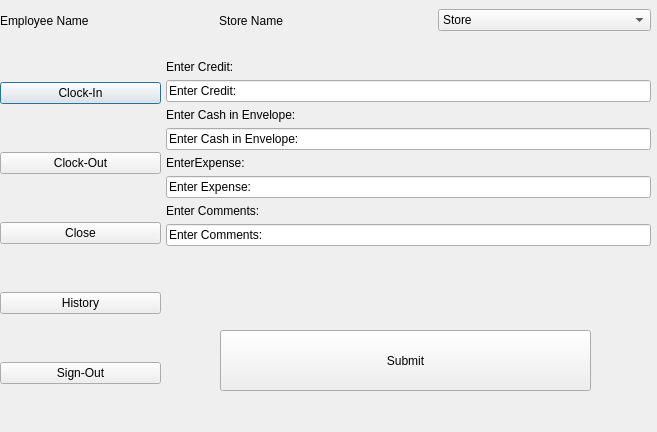
<?xml version="1.0" encoding="UTF-8"?>
<ui version="4.0">
 <class>Dialog</class>
 <widget class="QDialog" name="Dialog">
  <property name="geometry">
   <rect>
    <x>0</x>
    <y>0</y>
    <width>657</width>
    <height>432</height>
   </rect>
  </property>
  <property name="windowTitle">
   <string>Dialog</string>
  </property>
  <widget class="QWidget" name="horizontalLayoutWidget">
   <property name="geometry">
    <rect>
     <x>0</x>
     <y>0</y>
     <width>651</width>
     <height>41</height>
    </rect>
   </property>
   <layout class="QHBoxLayout" name="horizontalLayout">
    <item>
     <widget class="QLabel" name="label_2">
      <property name="text">
       <string>Employee Name</string>
      </property>
     </widget>
    </item>
    <item>
     <widget class="QLabel" name="label">
      <property name="text">
       <string>Store Name</string>
      </property>
     </widget>
    </item>
    <item>
     <widget class="QComboBox" name="comboBox">
      <item>
       <property name="text">
        <string>Store</string>
       </property>
      </item>
     </widget>
    </item>
   </layout>
  </widget>
  <widget class="QWidget" name="verticalLayoutWidget">
   <property name="geometry">
    <rect>
     <x>0</x>
     <y>40</y>
     <width>161</width>
     <height>391</height>
    </rect>
   </property>
   <layout class="QVBoxLayout" name="verticalLayout">
    <item>
     <widget class="QPushButton" name="clockInViewBtn">
      <property name="text">
       <string>Clock-In</string>
      </property>
     </widget>
    </item>
    <item>
     <widget class="QPushButton" name="clockOutViewBtn">
      <property name="text">
       <string>Clock-Out</string>
      </property>
     </widget>
    </item>
    <item>
     <widget class="QPushButton" name="closeViewBtn">
      <property name="text">
       <string>Close</string>
      </property>
     </widget>
    </item>
    <item>
     <widget class="QPushButton" name="historyViewBtn">
      <property name="text">
       <string>History</string>
      </property>
     </widget>
    </item>
    <item>
     <widget class="QPushButton" name="signOutBtn">
      <property name="text">
       <string>Sign-Out</string>
      </property>
     </widget>
    </item>
   </layout>
  </widget>
  <widget class="QStackedWidget" name="stackedWidget">
   <property name="geometry">
    <rect>
     <x>160</x>
     <y>40</y>
     <width>491</width>
     <height>381</height>
    </rect>
   </property>
   <property name="currentIndex">
    <number>2</number>
   </property>
   <widget class="QWidget" name="btnClockIn">
    <widget class="QPushButton" name="clockInBtn">
     <property name="geometry">
      <rect>
       <x>60</x>
       <y>200</y>
       <width>371</width>
       <height>61</height>
      </rect>
     </property>
     <property name="text">
      <string>Clock-In</string>
     </property>
    </widget>
    <widget class="QWidget" name="gridLayoutWidget_2">
     <property name="geometry">
      <rect>
       <x>60</x>
       <y>20</y>
       <width>375</width>
       <height>161</height>
      </rect>
     </property>
     <layout class="QGridLayout" name="gridLayout_2">
      <item row="2" column="0">
       <widget class="QLineEdit" name="RegInBalanceInput">
        <property name="layoutDirection">
         <enum>Qt::LayoutDirection::LeftToRight</enum>
        </property>
        <property name="text">
         <string>Reg-In Balance</string>
        </property>
        <property name="alignment">
         <set>Qt::AlignmentFlag::AlignCenter</set>
        </property>
       </widget>
      </item>
      <item row="1" column="0">
       <widget class="QLabel" name="label_11">
        <property name="font">
         <font>
          <family>Futura</family>
          <pointsize>18</pointsize>
          <bold>true</bold>
         </font>
        </property>
        <property name="layoutDirection">
         <enum>Qt::LayoutDirection::LeftToRight</enum>
        </property>
        <property name="text">
         <string>Enter Reg-Out Balance:</string>
        </property>
        <property name="alignment">
         <set>Qt::AlignmentFlag::AlignCenter</set>
        </property>
       </widget>
      </item>
     </layout>
    </widget>
   </widget>
   <widget class="QWidget" name="btnClockOut">
    <widget class="QPushButton" name="ClockOutBtn">
     <property name="geometry">
      <rect>
       <x>50</x>
       <y>220</y>
       <width>371</width>
       <height>61</height>
      </rect>
     </property>
     <property name="text">
      <string>Clock-Out</string>
     </property>
    </widget>
    <widget class="QWidget" name="gridLayoutWidget">
     <property name="geometry">
      <rect>
       <x>50</x>
       <y>20</y>
       <width>375</width>
       <height>161</height>
      </rect>
     </property>
     <layout class="QGridLayout" name="gridLayout">
      <item row="2" column="0">
       <widget class="QLineEdit" name="RegOutBalanceInput">
        <property name="layoutDirection">
         <enum>Qt::LayoutDirection::LeftToRight</enum>
        </property>
        <property name="text">
         <string>Reg-Out Balance</string>
        </property>
        <property name="alignment">
         <set>Qt::AlignmentFlag::AlignCenter</set>
        </property>
       </widget>
      </item>
      <item row="1" column="0">
       <widget class="QLabel" name="label_6">
        <property name="font">
         <font>
          <family>Futura</family>
          <pointsize>18</pointsize>
          <bold>true</bold>
         </font>
        </property>
        <property name="layoutDirection">
         <enum>Qt::LayoutDirection::LeftToRight</enum>
        </property>
        <property name="text">
         <string>Enter Reg-Out Balance:</string>
        </property>
        <property name="alignment">
         <set>Qt::AlignmentFlag::AlignCenter</set>
        </property>
       </widget>
      </item>
     </layout>
    </widget>
   </widget>
   <widget class="QWidget" name="btnClose">
    <widget class="QWidget" name="formLayoutWidget">
     <property name="geometry">
      <rect>
       <x>0</x>
       <y>20</y>
       <width>491</width>
       <height>261</height>
      </rect>
     </property>
     <layout class="QFormLayout" name="formLayout">
      <item row="0" column="1">
       <widget class="QLabel" name="label_7">
        <property name="text">
         <string>Enter Credit:</string>
        </property>
       </widget>
      </item>
      <item row="1" column="1">
       <widget class="QLineEdit" name="closeCreditInput">
        <property name="text">
         <string>Enter Credit:</string>
        </property>
       </widget>
      </item>
      <item row="2" column="1">
       <widget class="QLabel" name="label_9">
        <property name="text">
         <string>Enter Cash in Envelope:</string>
        </property>
       </widget>
      </item>
      <item row="3" column="1">
       <widget class="QLineEdit" name="closeCashInEnvInput">
        <property name="text">
         <string>Enter Cash in Envelope:</string>
        </property>
       </widget>
      </item>
      <item row="4" column="1">
       <widget class="QLabel" name="label_10">
        <property name="text">
         <string>EnterExpense:</string>
        </property>
       </widget>
      </item>
      <item row="5" column="1">
       <widget class="QLineEdit" name="closeExpenseInput">
        <property name="text">
         <string>Enter Expense:</string>
        </property>
       </widget>
      </item>
      <item row="6" column="1">
       <widget class="QLabel" name="label_8">
        <property name="cursor">
         <cursorShape>ArrowCursor</cursorShape>
        </property>
        <property name="text">
         <string>Enter Comments:</string>
        </property>
        <property name="alignment">
         <set>Qt::AlignmentFlag::AlignLeading|Qt::AlignmentFlag::AlignLeft|Qt::AlignmentFlag::AlignVCenter</set>
        </property>
       </widget>
      </item>
      <item row="7" column="1">
       <widget class="QLineEdit" name="CloseCommentsInput">
        <property name="text">
         <string>Enter Comments:</string>
        </property>
       </widget>
      </item>
     </layout>
    </widget>
    <widget class="QPushButton" name="closeSubmitBtn">
     <property name="geometry">
      <rect>
       <x>60</x>
       <y>290</y>
       <width>371</width>
       <height>61</height>
      </rect>
     </property>
     <property name="text">
      <string>Submit</string>
     </property>
    </widget>
   </widget>
   <widget class="QWidget" name="btnHistory">
    <widget class="QTableWidget" name="tableWidget">
     <property name="geometry">
      <rect>
       <x>0</x>
       <y>20</y>
       <width>511</width>
       <height>371</height>
      </rect>
     </property>
     <property name="font">
      <font>
       <pointsize>16</pointsize>
       <bold>true</bold>
      </font>
     </property>
     <property name="alternatingRowColors">
      <bool>true</bool>
     </property>
     <column>
      <property name="text">
       <string>First Name</string>
      </property>
     </column>
     <column>
      <property name="text">
       <string>Last Name</string>
      </property>
     </column>
     <column>
      <property name="text">
       <string>Clock In</string>
      </property>
     </column>
     <column>
      <property name="text">
       <string>Reg In</string>
      </property>
     </column>
     <column>
      <property name="text">
       <string>Store</string>
      </property>
     </column>
    </widget>
   </widget>
  </widget>
 </widget>
 <resources/>
 <connections/>
</ui>
